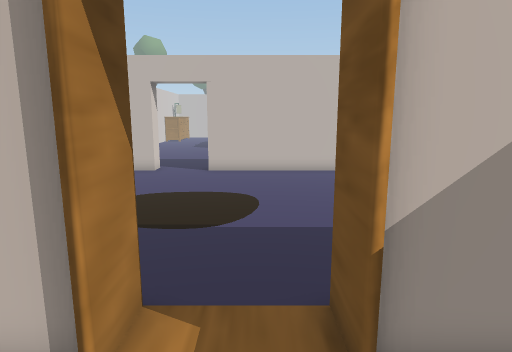
[1] (above)

16 first-person views from a walk through a Unity game level. The camera is 1.4 m above the floor, tilts 10° down and sees 75° across. Doors are open. The floor is counted in squares, 0.5 m on a side. Each view is taken from the middle of a square. On the plan, view 1 faces up. The plan holds only what a view shows up to about 20 squares ahead; the rest is blank. The place goes on beyond the plan. The player character is not drawn. Some animated figures are not drawn. Some surface patterns are stand-ins.

[2]
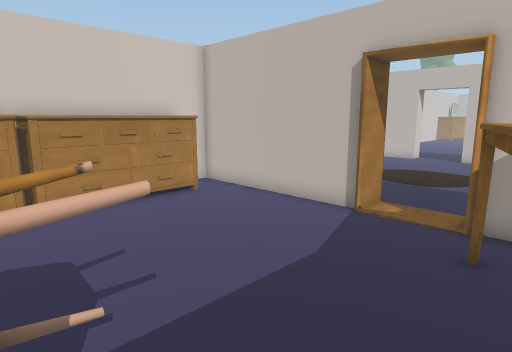

[3]
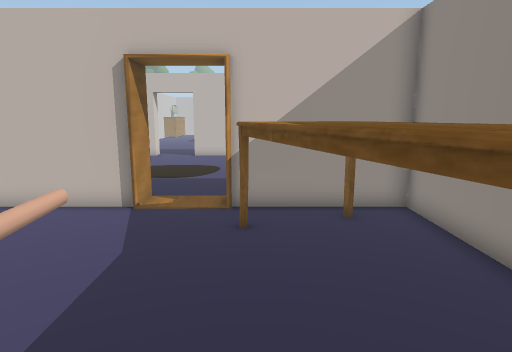

[4]
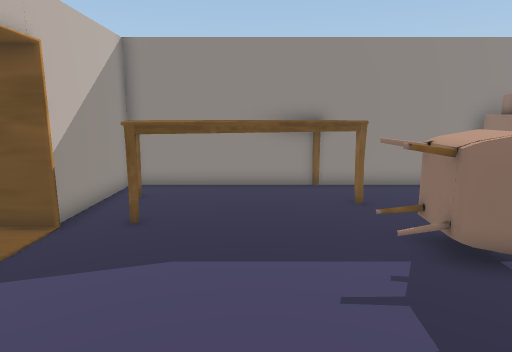

[5]
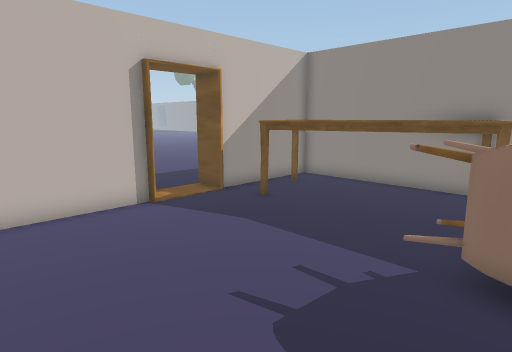

[6]
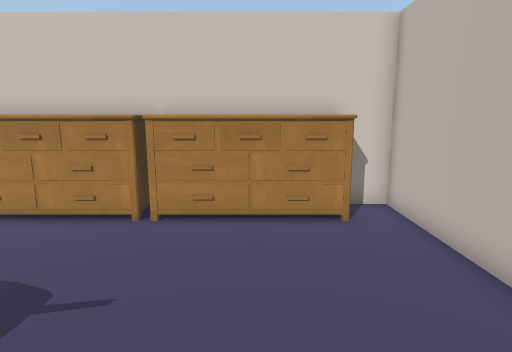

[7]
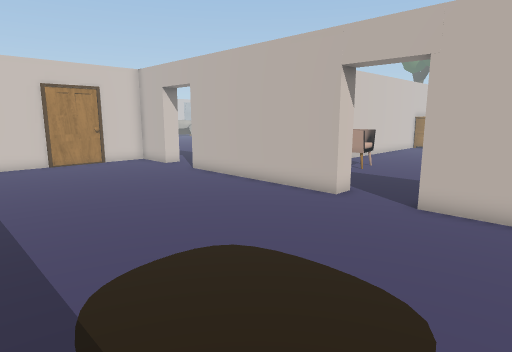

[8]
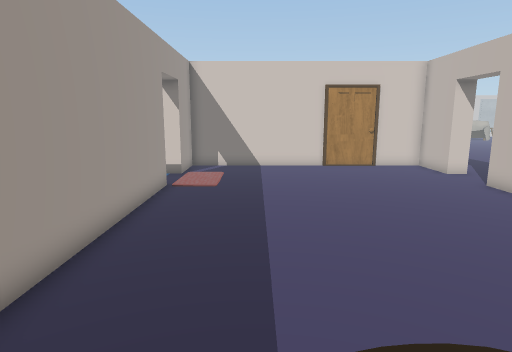

[9]
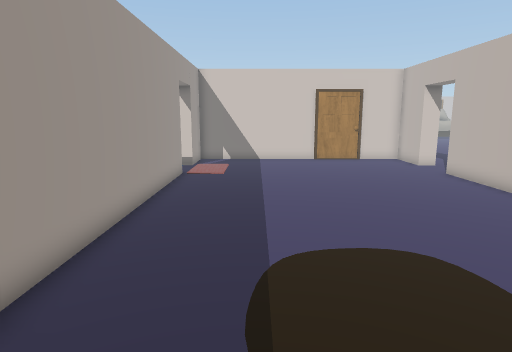

[10]
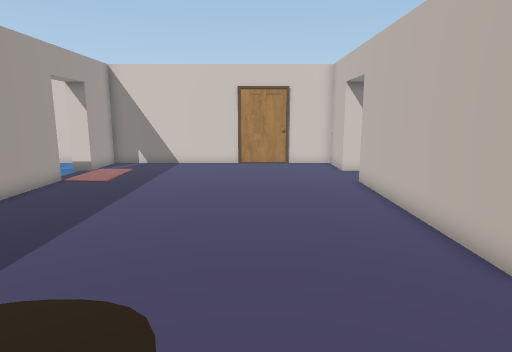

[11]
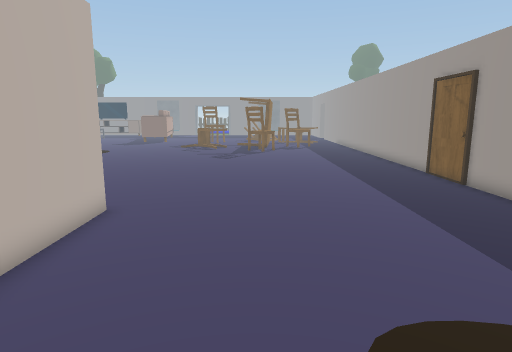

[12]
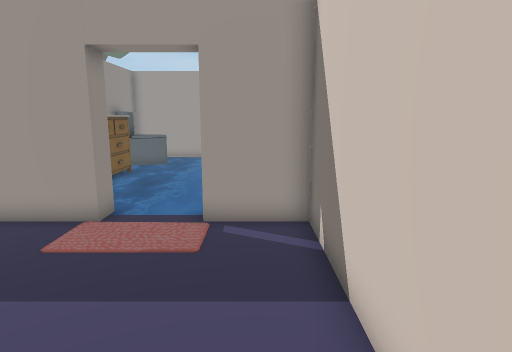

[13]
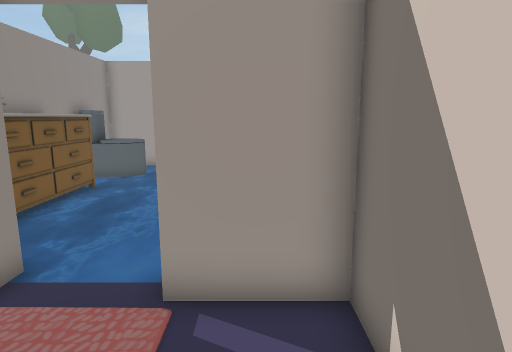

[14]
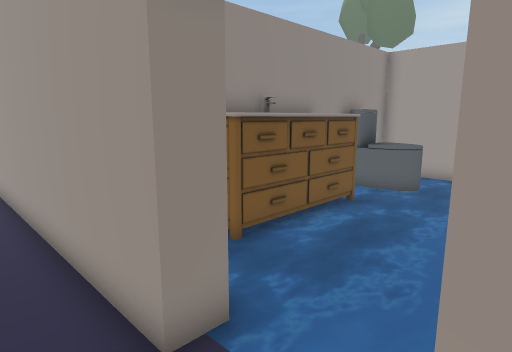

[15]
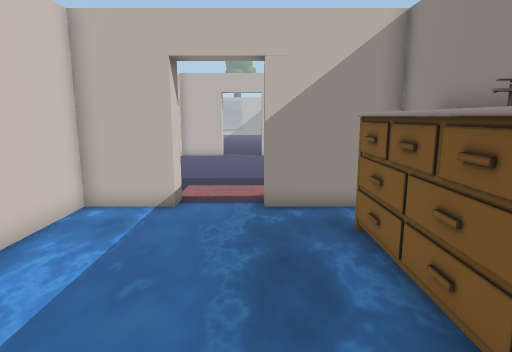

[16]
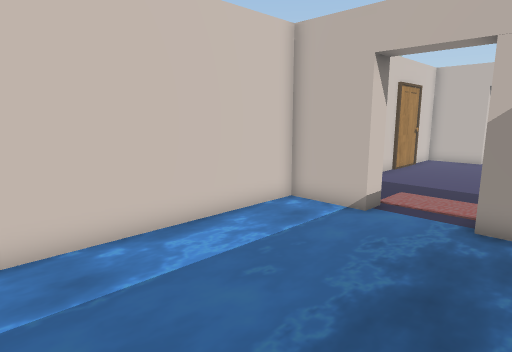

### Floor plan
Points are (right, up) in squares from view 1. A wall is a line through its corners. A room is listed if a view was taken in it or the views show most of it. See-through windows are left out.
Room 1 (views 1, 2, 3, 4, 5, 6)
walls: (-1.8, 3.3) (-9.6, 3.3) (-9.6, -7.5); (1.1, 3) (1.1, 4.6); (-1.7, 4.6) (-1.7, 3); (6.8, -7.5) (6.8, 3.3) (1.1, 3.3)
ways out: open door at (0, 4) to room 2
objects: other object (-9, -7) to (-8, -4); other object (-8, -3) to (-8, 2); other object (-1, -7) to (1, -5); table (2, -6) to (6, 2)
Room 2 (views 7, 8, 9, 10, 11, 12, 13, 14)
walls: (6, 17.6) (-2.6, 17.6); (7.1, 4.3) (16.4, 4.3); (-5.4, 17.6) (-14.6, 17.6); (-14.7, 4.3) (-2.5, 4.3); (-17.6, 17.6) (-20.4, 17.6) (-20.4, 15); (-20.3, 15) (-20.3, 14.5); (-20.4, 14.9) (-20.4, 4.3) (-17.6, 4.3)
ways out: open door at (0, 4) to room 1; open door at (-16, 3) to room 3; open door at (-16, 18); open door at (-4, 18)
Room 3 (views 15, 16)
walls: (-10.6, -6.5) (-10.6, -4.4); (-18.5, 3.3) (-20.4, 3.3); (-10.6, 1.4) (-10.6, 3.3) (-14.7, 3.3)
ways out: open door at (-16, 3) to room 2
objects: other object (-14, -7) to (-11, -6); other object (-13, -4) to (-11, 1)

Positions as (right, up) in squares from view 1, and headings:
1: (0, 0), facing up
2: (3, -6), facing up-left
3: (2, -7), facing up
4: (-7, -2), facing right
5: (-7, -7), facing up-right
6: (1, -1), facing left
7: (1, 7), facing up-left
8: (-1, 8), facing left
9: (2, 8), facing left
10: (0, 13), facing left
11: (-4, 13), facing right
12: (-19, 13), facing down
13: (-19, 9), facing down
14: (-18, 6), facing down-right
15: (-15, -7), facing up
16: (-13, -6), facing up-left
